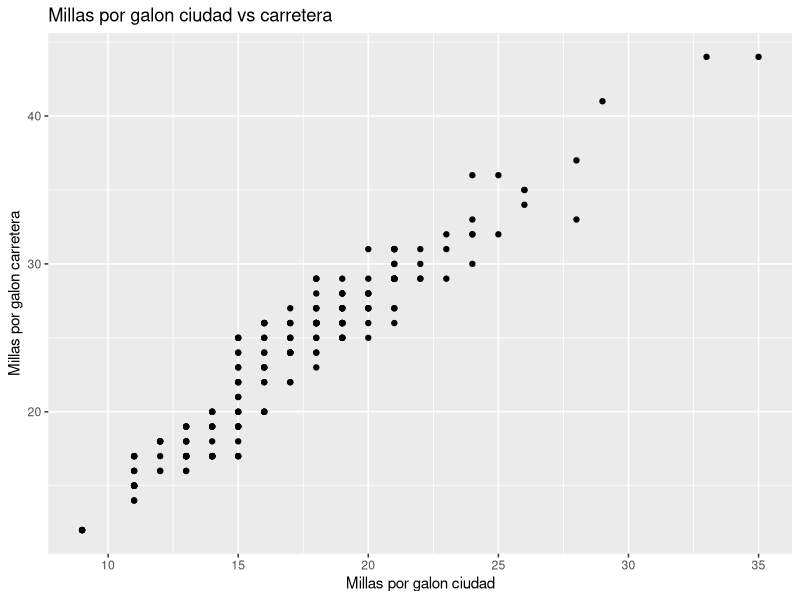

R code for this plot:
## ---- chunk 1
knitr::opts_chunk$set(echo = TRUE)
## ---- chunk 2
library("ggplot2")
ggplot(data=mpg, aes(x=cty, y= hwy))+
        labs(x="Millas por galon ciudad",y="Millas por galon carretera", title="Millas por galon ciudad vs carretera")+
  geom_point()
## ---- chunk 3
library("xtable")
xtable(mpg[1:5, 1:5])


